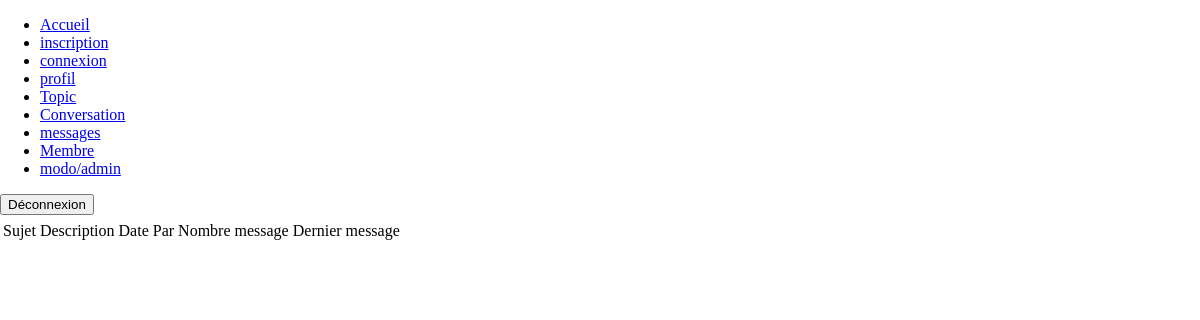
Before: /conversation.php?id_topic=2 with the older database file.
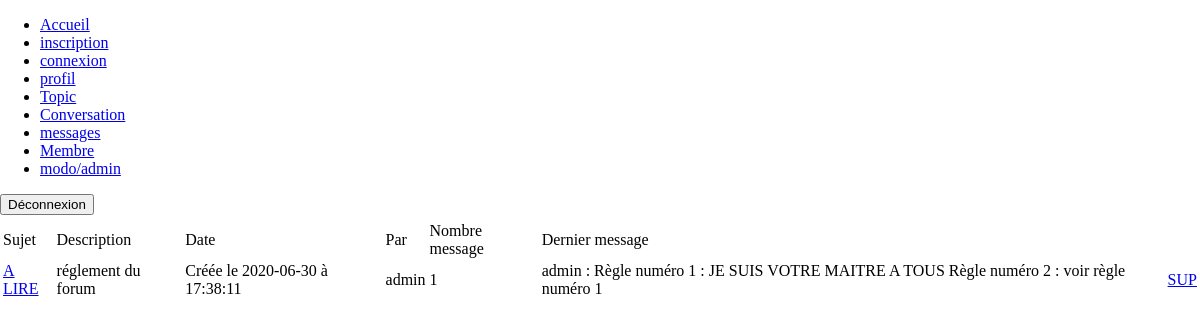
After: the same page with the newer database file.
### tables this page shows
CREATE TABLE IF NOT EXISTS `conversations` (
  `id` int(11) NOT NULL AUTO_INCREMENT,
  `id_utilisateur` int(11) NOT NULL,
  `id_topic` int(11) NOT NULL,
  `titre` varchar(140) NOT NULL,
  `description` varchar(255) NOT NULL,
  `date` datetime NOT NULL DEFAULT current_timestamp(),
  `id_confidentialite` int(11) NOT NULL,
  PRIMARY KEY (`id`)
);

CREATE TABLE IF NOT EXISTS `utilisateurs` (
  `id` int(11) NOT NULL AUTO_INCREMENT,
  `login` varchar(80) NOT NULL,
  `mdp` varchar(80) NOT NULL,
  `nom` varchar(255) NOT NULL,
  `prenom` varchar(255) NOT NULL,
  `mail` varchar(255) NOT NULL,
  `avatar` varchar(255) DEFAULT NULL,
  `id_confidentialite` int(11) NOT NULL DEFAULT 2,
  PRIMARY KEY (`id`)
);

CREATE TABLE IF NOT EXISTS `messages` (
  `id` int(11) NOT NULL AUTO_INCREMENT,
  `id_conversation` int(11) NOT NULL,
  `id_utilisateur` int(11) NOT NULL,
  `message` varchar(255) NOT NULL,
  `date` datetime DEFAULT current_timestamp(),
  PRIMARY KEY (`id`)
);

### include/php_conversation.php (called while the page is built, shortened)
<?php
    require_once 'fonctions/fonction_conversation.php';
    $connexionbdd = connexionbdd();
    if(isset($_GET["id_topic"]))
        {
            $id_topic = $_GET["id_topic"];
            if(isset($_SESSION["id_confidentialite"]) && ($_SESSION["id_confidentialite"]==3 || $_SESSION["id_confidentialite"]==4))
                {
                    $requete = "SELECT * FROM utilisateurs INNER JOIN conversations ON conversations.id_utilisateur=utilisateurs.id WHERE id_topic=$id_topic";
                }
            else if(isset($_SESSION["id_confidentialite"]) && $_SESSION["id_confidentialite"]==2)
                {
                    echo "membre";
                    $requete = "SELECT * FROM utilisateurs INNER JOIN conversations ON conversations.id_utilisateur=utilisateurs.id WHERE id_topic=$id_topic AND (conversations.id_confidentialite=1 OR conversations.id_confidentialite=2)";
                    echo $requete;
                }
            else
                {
                    $requete = "SELECT * FROM utilisateurs INNER JOIN conversations ON conversations.id_utilisateur=utilisateurs.id WHERE id_topic=$id_topic AND conversations.id_confidentialite=1";
                }
        }
    else
        {
            header("location:topic.php");
        }
    $query = mysqli_query($connexionbdd, $requete);
    $conversation = mysqli_fetch_all($query, MYSQLI_ASSOC);
?>

### conversation.php (the view, shortened to what this page needs)
<?php
    include 'include/php_conversation.php';
?>
<!DOCTYPE html>
<html>
<head>
    <link rel="stylesheet" href="css/style.css"/>
</head>
<body>
    <header>
        <?php include 'include/header.php';?>
    </header>
    <main>
        <table>
            <thead>
                <th></th>
            </thead>
            <tbody>
                <tr>
                    <td>Sujet</td>
                    <td>Description</td>
                    <td>Date</td>
                    <td>Par</td>
                    <td>Nombre message</td>
                    <td>Dernier message</td>
                </tr>
                    <?php
                        foreach($conversation as $nbconversation => $info_conv)
                            {
                                ?>
                                <tr>
                                    <td><a href="messages.php?id_conv=<?php echo $info_conv["id"];?>"><?php echo $info_conv["titre"]; ?></a></td>
                                    <td><?php echo $info_conv["description"];?></td>
                                    <td><?php date_conv($info_conv);?></td>
                                    <td><?php echo $info_conv["login"];?></td>
                                    <?php count_message($info_conv); ?>
                                    <?php dernier_msg($info_conv["id"]); ?>
                                    <td><a href="include/suppression.php?sup_conv=<?php echo $info_conv["id"];?>">SUP</a></td>
                                </tr>
                                <?php
                            }
                    ?>
            </tbody>
        </table>
    </main>
</body>
</html>

### include/header.php
<ul>
    <li><a href="index.php">Accueil</a></li>
    <li><a href="inscription.php">inscription</a></li>
    <li><a href="connexion.php">connexion</a></li>
    <li><a href="profil.php">profil</a></li>
    <li><a href="topic.php">Topic</a></li>
    <li><a href="conversation.php">Conversation</a></li>
    <li><a href="message.php">messages</a></li>
    <li><a href="membre.php">Membre</a></li>
    <li><a href="moderateur.php">modo/admin</a></li>
</ul>
<form action="connexion.php" method="POST">
    <button type="submit" name="deco">Déconnexion</button>
</form>

### fonctions/fonction_conversation.php (shortened to what this page needs)
        <?php
function date_conv($info_conv)
    {
        $date = explode(" ", $info_conv["date"]);
        $jour = $date[0];
        $heure = $date[1];
        echo "Créée le " . $jour . " à " . $heure;
    }
function count_message($info_conv)
    {
        $id = $info_conv["id"];
        $connexionbdd = connexionbdd();
        $requete_message = "SELECT COUNT(id) FROM messages WHERE id_conversation=$id";
        $query_message = mysqli_query($connexionbdd, $requete_message);
        $count_message = mysqli_fetch_all($query_message, MYSQLI_ASSOC);
        ?>
            <td><?php echo $count_message[0]["COUNT(id)"];?></td>
        <?php
        return $count_message;
    }
function dernier_msg($id_conversation)
    {
        $connexionbdd = connexionbdd();
        $requete_max_id = "SELECT MAX(id) FROM messages WHERE id_conversation=$id_conversation";
        $query_requete_max_id = mysqli_query($connexionbdd, $requete_max_id);
        $resultat_max_id = mysqli_fetch_all($query_requete_max_id, MYSQLI_ASSOC);
        $max_id = $resultat_max_id[0]["MAX(id)"];
        if(!empty($max_id))
            {
                $requete_last_msg = "SELECT message,date, login FROM utilisateurs INNER JOIN messages ON messages.id_utilisateur=utilisateurs.id WHERE id_conversation=$id_conversation AND messages.id=$max_id";
                $query_last_msg = mysqli_query($connexionbdd, $requete_last_msg);
                $last_msg = mysqli_fetch_all($query_last_msg, MYSQLI_ASSOC);
                ?>
                <td><?php echo $last_msg[0]["login"];?> : <?php echo $last_msg[0]["message"];?></td>
                <?php
            }
        else
            {
                ?>
                <td></td>
                <?php
            }
    }
?>

### css/style.css (style rules this page uses)
html { margin: 0; height: 100%; }
body { display: flex; flex-direction: column; margin: 0; height: 100%; }

Changed rows visible on the page:
added conversations: titre "A LIRE", description "réglement du forum", date "2020-06-30", date "17:38:11", id_utilisateur.login "admin", COUNT "1", messages.message "Règle numéro 1 : JE SUIS VOTRE MAITRE A TOUS Règle numéro 2 : voir règle numéro 1"
